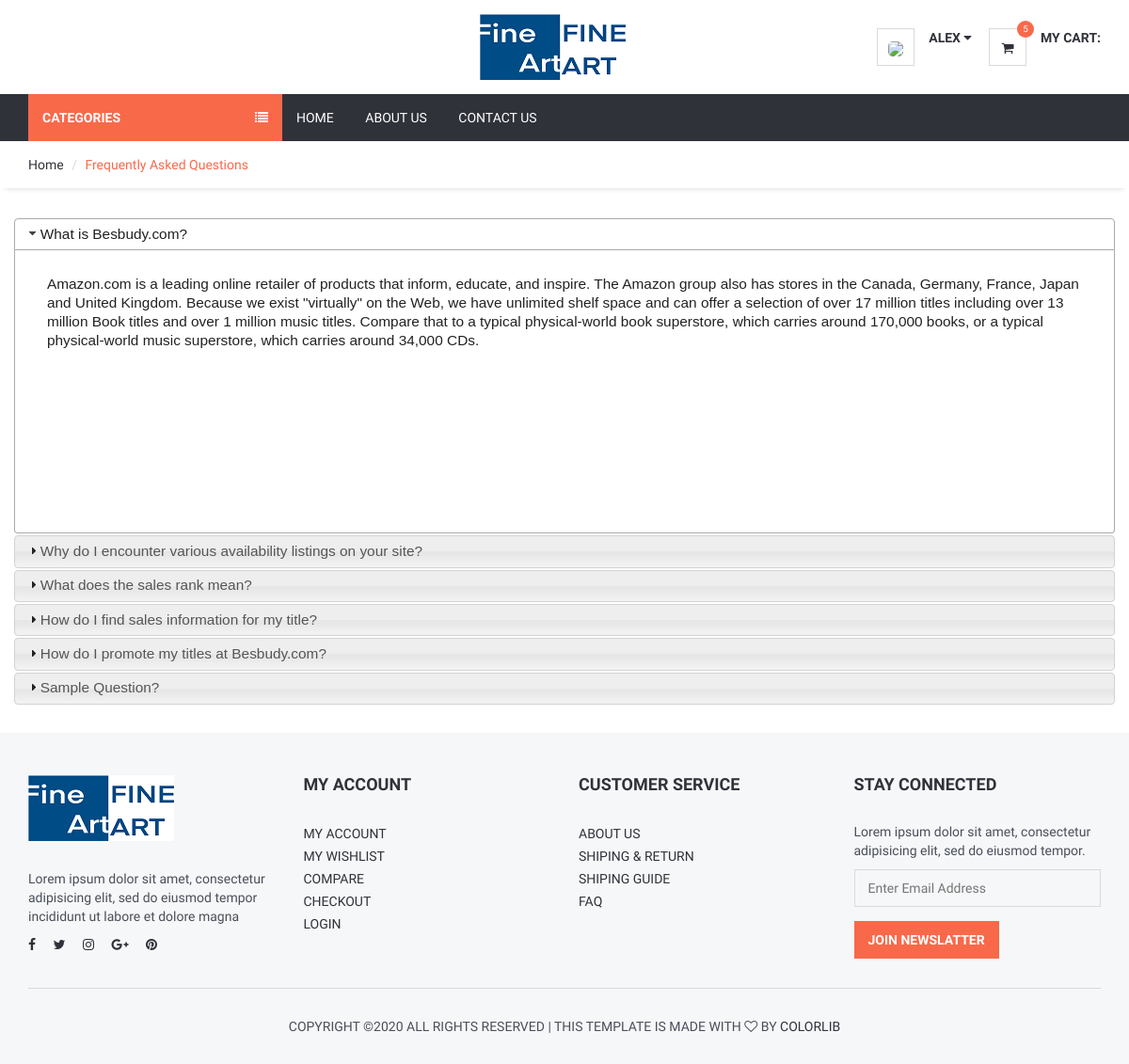
The app's page /faq/ (signed in) with its own data.
### home/models.py (models this page shows, shortened)
class FAQ(models.Model):
    STATUS = (
        ('True', 'True'),
        ('False', 'False'),
    )
    lang =  models.CharField(max_length=6, choices=langlist, blank=True, null=True)
    ordernumber = models.IntegerField()
    question = models.CharField(max_length=200)
    answer = RichTextUploadingField()
    status=models.CharField(max_length=10, choices=STATUS)
    create_at=models.DateTimeField(auto_now_add=True)
    update_at=models.DateTimeField(auto_now=True)

### home/views.py (the view)
# urls.py: path('faq/', views.faq, name='faq'),
def faq(request):
    defaultlang = settings.LANGUAGE_CODE[0:2]
    currentlang = request.LANGUAGE_CODE[0:2]
    if defaultlang==currentlang:
        faq = FAQ.objects.filter(status="True",lang=defaultlang).order_by("ordernumber")
    else:
        faq = FAQ.objects.filter(status="True",lang=currentlang).order_by("ordernumber")
    context = {
        'faq': faq,
    }
    return render(request, 'faq.html', context)

### home/templatetags/myapptags.py (called while the page is built)
@register.simple_tag
def shopcartcount(userid):
    count = ShopCart.objects.filter(user_id=userid).count()
    return count

### home/templates/faq.html (shortened to what this page needs)
{% extends 'homebase.html' %}
{% block sidebar %} {% include 'sidebar.html' %} {% endblock %}
{% block body %}
    <div id="breadcrumb">
        <div class="container">
            <ul class="breadcrumb">
                <li><a href="/">Home</a></li>
                <li class="active">Frequently Asked Questions</li>
            </ul>
        </div>
    </div>
    <div class="section">
        <div class="container">
            <div class="row">
                <div id="accordion">
                    {% for rs in faq %}
                        <h3>{{ rs.question }}</h3>
                        <div>
                            <p>
                                {{ rs.answer | safe }}
                            </p>
                        </div>
                    {% endfor %}
                </div>
            </div>
        </div>
    </div>
{% endblock %}

### home/templates/header.html (shortened to what this page needs)
{% load static %}
{% load i18n %}
{% load currency %}
<header>
    <div id="header">
        <div class="container">
            <div class="pull-left">
                <div class="header-logo">
                    <a class="logo" href="{% url 'home' %}">
                        <img src="{% static '' %}img/logo.png" alt="">
                    </a>
                </div>
            </div>
            <div class="pull-right" >
                <ul class="header-btns">
                    <li class="header-account dropdown default-dropdown">
                        {% if user.id is not None %}
                            <div class="dropdown-toggle" role="button" data-toggle="dropdown" aria-expanded="true">
                                <div class="header-btns-icon">
                                    <img src="{{ request.session.userimage }}" style="height: 40px; border-radius: 30%">
                                </div>
                                <strong class="text-uppercase">{{ user.first_name }} <i class="fa fa-caret-down"></i></strong>
                            </div>
                        {% else %}
                            <a href="{% url 'login' %}" class="text-uppercase">Login</a> / <a href="{% url 'signup' %}" class="text-uppercase">Sign Up</a>
                        {% endif %}
                    </li>
                    <li class="header-cart dropdown default-dropdown">
                        <a href="{% url 'shopcart'%}" >
                            <div class="header-btns-icon">
                                <i class="fa fa-shopping-cart"></i>
                                {% load myapptags %}
                                {% shopcartcount user.id as count %}
                                <span class="qty">{{ count }}</span>
                            </div>
                            <strong class="text-uppercase">{% trans "My Cart:" %}</strong>
                            <br>
                        </a>
                    </li>
                </ul>
            </div>
        </div>
    </div>
</header>

### home/static/css/style.css (style rules this page uses)
body { font-family: 'Hind', sans-serif; color: #4A4E5A; overflow-x: hidden; }
h1, h2, h3, h4, h5, h6 { color: #30323A; margin: 0 0 10px; font-weight: 700; }
a { color: #30323A; -webkit-transition: 0.3s color; transition: 0.3s color; }
strong { color: #30323A; }
ul, ol { margin: 0; padding: 0; list-style: none }
.section { padding-top: 30px; padding-bottom: 30px; }
#breadcrumb { -webkit-box-shadow: 0px 6px 6px -6px rgba(0, 0, 0, 0.175); box-shadow: 0px 6px 6px -6px rgba(0, 0, 0, 0.175); }
.breadcrumb { background-color: transparent; border: none; border-radius: 0px; padding: 15px 0px; margin: 0; }
.breadcrumb>.active { color: #F8694A; }
.breadcrumb>li+li:before { color: #DADADA; }
#header { padding-top: 15px; padding-bottom: 15px; }
.header-logo { display: inline-block; margin-left: 480px; }
.header-logo .logo>img { width: 100%; max-height: 70px; }
.header-btns>li { display: inline-block; vertical-align: top; padding: 15px 0px; }
.header-btns>li+li { margin-left: 15px; }
.header-btns>li .header-btns-icon { position: relative; float: left; margin-right: 15px; width: 40px; height: 40px; line-height: 40px; text-align: center; color: #30323A; background-color: #FFF; border: 1px solid #DADADA; }
.header-btns .dropdown-toggle { display: block; cursor: pointer; }
.header-cart .header-btns-icon .qty { position: absolute; right: -9px; top: -9px; width: 18px; height: 18px; line-height: 18px; text-align: center; font-size: 10px; background: #F8694A; color: #FFF; border-radius: 50%; }

### records on screen
FAQ: question "What is Besbudy.com?", answer "Amazon.com is a leading online retailer of products that inform, educate, and inspire. The Amazon group also has stores in the Canada, Germany, France, Japan and United Kingdom. Because we exist \"virtually\" on the Web, we have unlimited shelf space and can offer a selection of over 17 million titles including over 13 million Book titles and over 1 million music titles. Compare that to a typical physical-world book superstore, which carries around 170,000 books, or a typical physical-world music superstore, which carries around 34,000 CDs."
FAQ: question "Why do I encounter various availability listings on your site?"
FAQ: question "What does the sales rank mean?"
FAQ: question "How do I find sales information for my title?"
FAQ: question "How do I promote my titles at Besbudy.com?"
FAQ: question "Sample Question?"

### other values on screen
{{ user.first_name }} "ALEX"
{{ count }} "5"
